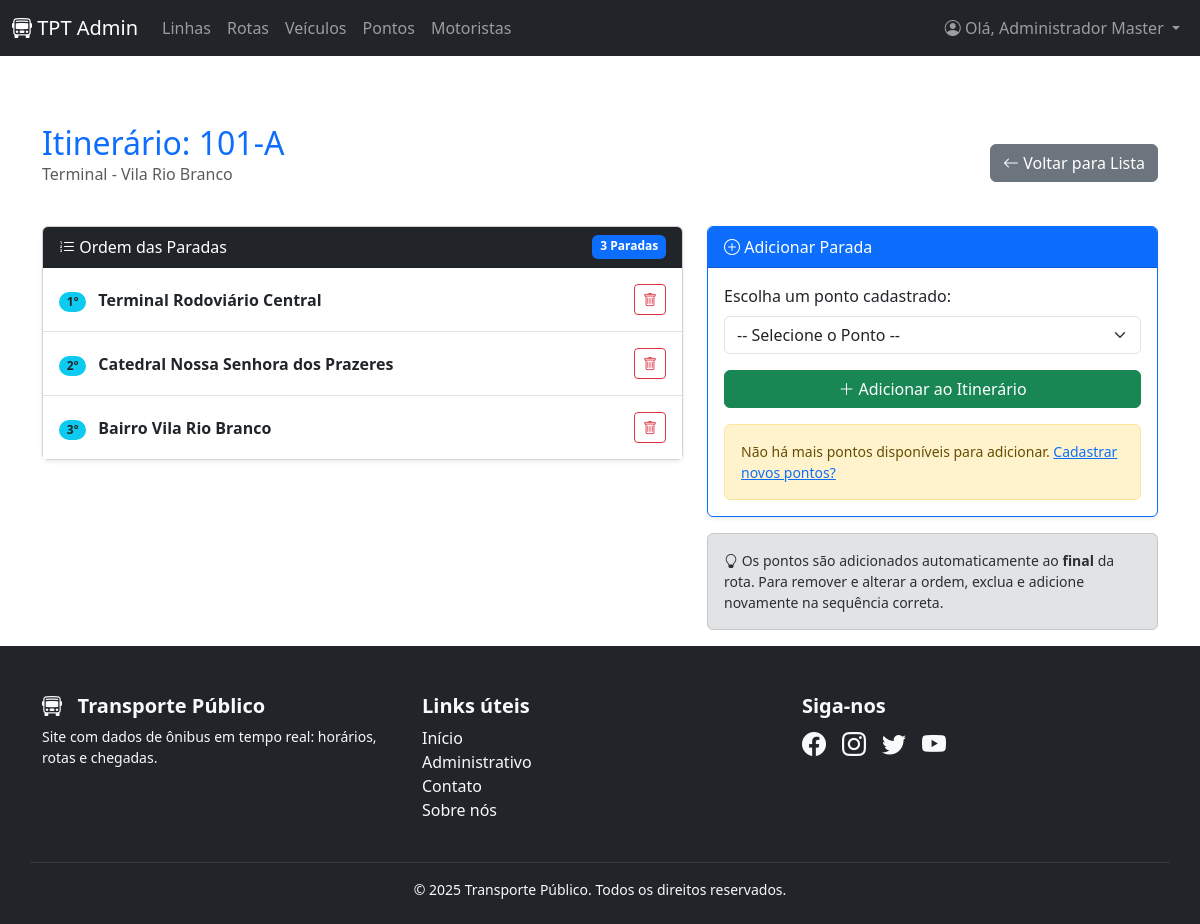
The app's page /admin/rotas_gerenciar.php?id_linha=1 (signed in) with its own data.
### tables this page shows
CREATE TABLE tblinhas (
    id_linha INT PRIMARY KEY AUTO_INCREMENT,
    codigo VARCHAR(20) UNIQUE NOT NULL,
    nome VARCHAR(100) NOT NULL,
    operadora VARCHAR(100)
);

CREATE TABLE tbrotas (
    id_rota INT PRIMARY KEY AUTO_INCREMENT,
    id_linha INT NOT NULL,
    id_ponto INT NOT NULL,
    ordem INT NOT NULL,

    UNIQUE (id_linha, id_ponto),

     
    FOREIGN KEY (id_linha) REFERENCES tblinhas(id_linha),
    FOREIGN KEY (id_ponto) REFERENCES tbpontos(id_ponto)
);

CREATE TABLE tbpontos (
    id_ponto INT(11) PRIMARY KEY AUTO_INCREMENT,
    nome VARCHAR(100) NOT NULL,
    latitude DECIMAL(10,6) NOT NULL,
    longitude DECIMAL(10,6) NOT NULL,
    tipo_ponto VARCHAR(10)
        CHECK(tipo_ponto='inicio' OR tipo_ponto='meio' OR tipo_ponto='fim')
);

### admin/rotas_gerenciar.php (the view, shortened to what this page needs)
<?php
include("../connections/db_connect.php");
$database_conn = "TransportePublico_ti19";
$id_linha_filtro = $conn->real_escape_string($_GET['id_linha']);
mysqli_select_db($conn, $database_conn);
$res_linha = $conn->query("SELECT * FROM tblinhas WHERE id_linha = '$id_linha_filtro'");
$linha_info = $res_linha->fetch_assoc();
$sql_rota = "
    SELECT R.id_ponto, R.ordem, P.nome
    FROM tbrotas R
    INNER JOIN tbpontos P ON R.id_ponto = P.id_ponto
    WHERE R.id_linha = '$id_linha_filtro'
    ORDER BY R.ordem ASC
";
$lista_rota = $conn->query($sql_rota);
$sql_disponiveis = "
    SELECT id_ponto, nome
    FROM tbpontos
    WHERE id_ponto NOT IN (SELECT id_ponto FROM tbrotas WHERE id_linha = '$id_linha_filtro')
    ORDER BY nome ASC
";
$lista_disponiveis = $conn->query($sql_disponiveis);
include '../admin/header.php';
?>
<div class="container mt-5">
    <div class="d-flex justify-content-between align-items-center mb-4">
        <div>
            <h2 class="text-primary m-0">Itinerário: <?php echo $linha_info['codigo']; ?></h2>
            <p class="text-muted"><?php echo $linha_info['nome']; ?></p>
        </div>
        <a href="rotas_lista.php" class="btn btn-secondary">
            <i class="bi bi-arrow-left"></i> Voltar para Lista
        </a>
    </div>
    <div class="row">
        <div class="col-md-7">
            <div class="card shadow-sm mb-4">
                <div class="card-header bg-dark text-white d-flex justify-content-between">
                    <span><i class="bi bi-list-ol"></i> Ordem das Paradas</span>
                    <span class="badge bg-primary"><?php echo $lista_rota->num_rows; ?> Paradas</span>
                </div>
                <div class="card-body p-0">
                    <ul class="list-group list-group-flush">
                        <?php if ($lista_rota->num_rows > 0): ?>
                            <?php while($pt = $lista_rota->fetch_assoc()): ?>
                                <li class="list-group-item d-flex justify-content-between align-items-center py-3">
                                    <div>
                                        <span class="badge bg-info text-dark rounded-pill me-2"><?php echo $pt['ordem']; ?>º</span>
                                        <strong><?php echo $pt['nome']; ?></strong>
                                    </div>
                                    <button type="button"
                                            class="btn btn-outline-danger btn-sm"
                                            data-bs-toggle="modal"
                                            data-bs-target="#modalExcluir"
                                            data-nome="<?php echo $pt['nome']; ?>"
                                            data-url="rotas_gerenciar.php?id_linha=<?php echo $id_linha_filtro; ?>&remover_ponto=<?php echo $pt['id_ponto']; ?>">
                                        <i class="bi bi-trash"></i>
                                    </button>
                                </li>
                            <?php endwhile; ?>
                        <?php endif; ?>
                    </ul>
                </div>
            </div>
        </div>
        <div class="col-md-5">
            <div class="card shadow-sm border-primary">
                <div class="card-header bg-primary text-white">
                    <i class="bi bi-plus-circle"></i> Adicionar Parada
                </div>
                <div class="card-body">
                    <form action="rotas_gerenciar.php?id_linha=<?php echo $id_linha_filtro; ?>" method="post">
                        <div class="mb-3">
                            <label for="id_ponto" class="form-label">Escolha um ponto cadastrado:</label>
                            <select name="id_ponto" id="id_ponto" class="form-select" required>
                                <option value="">-- Selecione o Ponto --</option>
                            </select>
                        </div>
                        <button type="submit" class="btn btn-success w-100">
                            <i class="bi bi-plus-lg"></i> Adicionar ao Itinerário
                        </button>
                    </form>
                    <?php if ($lista_disponiveis->num_rows == 0): ?>
                        <div class="alert alert-warning mt-3 mb-0 small">
                            Não há mais pontos disponíveis para adicionar.
                            <a href="pontos_insere.php">Cadastrar novos pontos?</a>
                        </div>
                    <?php endif; ?>
                </div>
            </div>
            <div class="alert alert-secondary mt-3 small">
                <i class="bi bi-lightbulb"></i> Os pontos são adicionados automaticamente ao <strong>final</strong> da rota. Para remover e alterar a ordem, exclua e adicione novamente na sequência correta.
            </div>
        </div>
    </div>
</div>
<?php
include '../admin/footer.php';
?>

### admin/header.php (shortened to what this page needs)
<!DOCTYPE html>
<html lang="pt-br">
<head>
    <link rel="stylesheet" href="../css/bootstrap.css">
    <link rel="stylesheet" href="../css/bootstrap-icons.css">
    <link rel="stylesheet" href="../css/meu_estilo.css">
    <link rel="stylesheet" href="../css/fonts.css">
</head>
<body>
<nav class="navbar navbar-expand-lg navbar-dark bg-dark sticky-top">
  <div class="container-fluid">
    <a class="navbar-brand" href="adm_options.php">
        <i class="bi bi-bus-front"></i> TPT Admin
    </a>
    <div class="collapse navbar-collapse" id="navbarNav">
      <ul class="navbar-nav me-auto mb-2 mb-lg-0">
        <li class="nav-item">
          <a class="nav-link" href="linhas.php">Linhas</a>
        </li>
        <li class="nav-item">
            <a class="nav-link" href="rotas_lista.php">Rotas</a>
        </li>
        <li class="nav-item">
          <a class="nav-link" href="veiculos_lista.php">Veículos</a>
        </li>
        <li class="nav-item">
          <a class="nav-link" href="pontos_lista.php">Pontos</a>
        </li>
        <li class="nav-item">
          <a class="nav-link" href="motoristas_lista.php">Motoristas</a>
        </li>
      </ul>
      <ul class="navbar-nav">
          <li class="nav-item dropdown">
              <a class="nav-link dropdown-toggle" href="#" id="navbarDropdown" role="button" data-bs-toggle="dropdown" aria-expanded="false">
                 <i class="bi bi-person-circle"></i> Olá, <?php echo $_SESSION['nome_usuario'] ?? 'Visitante'; ?>
              </a>
          </li>
      </ul>
    </div>
  </div>
</nav>
<main class="container" style="padding-top: 20px;">
    </main>
</body>
</html>

### admin/footer.php (shortened to what this page needs)
<!DOCTYPE html>
<html lang="pt-br">
<head>
    <link rel="stylesheet" href="../css/meu_estilo.css">
    <link rel="stylesheet" href="../css/fonts.css">
    <link rel="stylesheet" href="../css/bootstrap.css">
    <link rel="stylesheet" href="../css/bootstrap-icons.css">
</head>
<body>
    <footer class="bg-dark text-light pt-5 pb-4">
        <div class="container">
            <div class="row">
            <div class="col-md-4 mb-4">
                <h5 class="fw-bold"><strong class="bi bi-bus-front"></strong>&nbsp;&nbsp;&nbsp;Transporte Público</h5>
                <p class="small">
                Site com dados de ônibus em tempo real: horários, rotas e chegadas.
                </p>
            </div>
            <div class="col-md-4 mb-4">
                <h5 class="fw-bold">Links úteis</h5>
                <ul class="list-unstyled">
                <li><a href="#" class="text-light text-decoration-none">Início</a></li>
                <li><a href="#" class="text-light text-decoration-none">Administrativo</a></li>
                <li><a href="#" class="text-light text-decoration-none">Contato</a></li>
                <li><a href="#" class="text-light text-decoration-none">Sobre nós</a></li>
                </ul>
            </div>
            <div class="col-md-4 mb-4">
                <h5 class="fw-bold">Siga-nos</h5>
                <div class="d-flex gap-3">
                <a href="#" class="text-light fs-4"><i class="bi bi-facebook"></i></a>
                <a href="#" class="text-light fs-4"><i class="bi bi-instagram"></i></a>
                <a href="#" class="text-light fs-4"><i class="bi bi-twitter"></i></a>
                <a href="#" class="text-light fs-4"><i class="bi bi-youtube"></i></a>
                </div>
            </div>
            <hr class="border-secondary">
            <div class="text-center small">
            © 2025 Transporte Público. Todos os direitos reservados.
            </div>
        </div>
    </footer>
</body>
</html>

### records on screen
tblinhas: codigo "101-A", nome "Terminal - Vila Rio Branco"
tbrotas: ordem "1", id_ponto.nome "Terminal Rodoviário Central"
tbrotas: ordem "2", id_ponto.nome "Catedral Nossa Senhora dos Prazeres"
tbrotas: ordem "3", id_ponto.nome "Bairro Vila Rio Branco"

### other values on screen
$_SESSION['nome_usuario'] "Administrador Master"
$lista_rota->num_rows "3"
